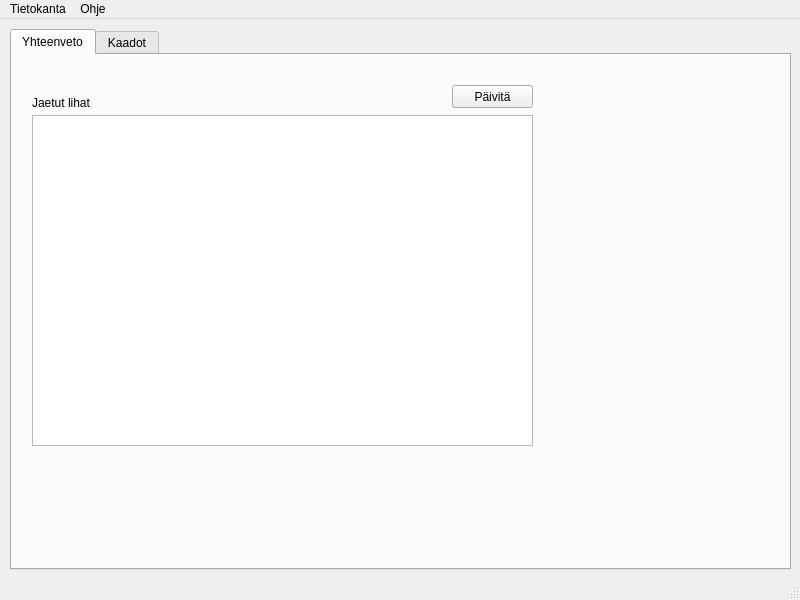
<?xml version="1.0" encoding="UTF-8"?>
<ui version="4.0">
 <class>MainWindow</class>
 <widget class="QMainWindow" name="MainWindow">
  <property name="geometry">
   <rect>
    <x>0</x>
    <y>0</y>
    <width>800</width>
    <height>600</height>
   </rect>
  </property>
  <property name="windowTitle">
   <string>MainWindow</string>
  </property>
  <widget class="QWidget" name="centralwidget">
   <widget class="QTabWidget" name="tabWidget">
    <property name="geometry">
     <rect>
      <x>10</x>
      <y>10</y>
      <width>781</width>
      <height>541</height>
     </rect>
    </property>
    <property name="currentIndex">
     <number>0</number>
    </property>
    <widget class="QWidget" name="summaryPage">
     <attribute name="title">
      <string>Yhteenveto</string>
     </attribute>
     <widget class="QTableWidget" name="meatSharedTableWidget">
      <property name="geometry">
       <rect>
        <x>20</x>
        <y>60</y>
        <width>501</width>
        <height>331</height>
       </rect>
      </property>
     </widget>
     <widget class="QLabel" name="meatSharedLabel">
      <property name="geometry">
       <rect>
        <x>20</x>
        <y>40</y>
        <width>71</width>
        <height>16</height>
       </rect>
      </property>
      <property name="text">
       <string>Jaetut lihat</string>
      </property>
     </widget>
     <widget class="QPushButton" name="refreshPushButton">
      <property name="geometry">
       <rect>
        <x>440</x>
        <y>30</y>
        <width>81</width>
        <height>23</height>
       </rect>
      </property>
      <property name="text">
       <string>Päivitä</string>
      </property>
     </widget>
    </widget>
    <widget class="QWidget" name="killsPage">
     <attribute name="title">
      <string>Kaadot</string>
     </attribute>
     <widget class="QDateEdit" name="shotDateEdit">
      <property name="geometry">
       <rect>
        <x>20</x>
        <y>30</y>
        <width>110</width>
        <height>22</height>
       </rect>
      </property>
      <property name="dateTime">
       <datetime>
        <hour>0</hour>
        <minute>0</minute>
        <second>0</second>
        <year>2022</year>
        <month>1</month>
        <day>1</day>
       </datetime>
      </property>
      <property name="calendarPopup">
       <bool>true</bool>
      </property>
     </widget>
     <widget class="QLabel" name="shotDateLabel">
      <property name="geometry">
       <rect>
        <x>20</x>
        <y>10</y>
        <width>61</width>
        <height>16</height>
       </rect>
      </property>
      <property name="text">
       <string>Kaatopäivä</string>
      </property>
     </widget>
     <widget class="QLabel" name="shotByLabel">
      <property name="geometry">
       <rect>
        <x>150</x>
        <y>10</y>
        <width>47</width>
        <height>13</height>
       </rect>
      </property>
      <property name="text">
       <string>Ampuja</string>
      </property>
     </widget>
     <widget class="QComboBox" name="shotByComboBox">
      <property name="geometry">
       <rect>
        <x>150</x>
        <y>30</y>
        <width>311</width>
        <height>22</height>
       </rect>
      </property>
     </widget>
     <widget class="QPushButton" name="addShotPushButton">
      <property name="geometry">
       <rect>
        <x>480</x>
        <y>30</y>
        <width>75</width>
        <height>23</height>
       </rect>
      </property>
      <property name="text">
       <string>Lisää</string>
      </property>
     </widget>
     <widget class="QComboBox" name="shotByComboBox2Value">
      <property name="geometry">
       <rect>
        <x>150</x>
        <y>90</y>
        <width>311</width>
        <height>22</height>
       </rect>
      </property>
     </widget>
     <widget class="QPushButton" name="showIdPushButton">
      <property name="geometry">
       <rect>
        <x>480</x>
        <y>90</y>
        <width>75</width>
        <height>23</height>
       </rect>
      </property>
      <property name="text">
       <string>Näytä ID</string>
      </property>
     </widget>
    </widget>
   </widget>
  </widget>
  <widget class="QMenuBar" name="menubar">
   <property name="geometry">
    <rect>
     <x>0</x>
     <y>0</y>
     <width>800</width>
     <height>21</height>
    </rect>
   </property>
   <widget class="QMenu" name="menuTietokanta">
    <property name="title">
     <string>Tietokanta</string>
    </property>
    <addaction name="actionServerSettings"/>
   </widget>
   <widget class="QMenu" name="menuOhje">
    <property name="title">
     <string>Ohje</string>
    </property>
    <addaction name="actionManual"/>
    <addaction name="actionAbout"/>
   </widget>
   <addaction name="menuTietokanta"/>
   <addaction name="menuOhje"/>
  </widget>
  <widget class="QStatusBar" name="statusbar"/>
  <action name="actionServerSettings">
   <property name="text">
    <string>Palvelinasetukset...</string>
   </property>
   <property name="toolTip">
    <string>Muuta tietokantapalvelimen asetuksia</string>
   </property>
   <property name="shortcut">
    <string>Ctrl+D</string>
   </property>
  </action>
  <action name="actionManual">
   <property name="text">
    <string>Ohjekirja</string>
   </property>
  </action>
  <action name="actionAbout">
   <property name="text">
    <string>Tekijät</string>
   </property>
  </action>
  <action name="actionRoolit">
   <property name="text">
    <string>Roolit</string>
   </property>
  </action>
  <action name="actionLukitse_asetukset">
   <property name="checkable">
    <bool>true</bool>
   </property>
   <property name="text">
    <string>Lukitse asetukset</string>
   </property>
  </action>
 </widget>
 <resources/>
 <connections/>
</ui>
